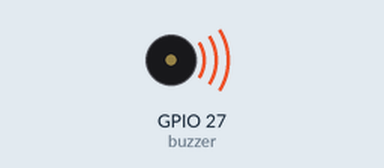
Bench run of a program on a simulated Raspberry Pi (BCM pin numbers). Parts: buzzer (waves = sounding, pin HIGH). What the program prints to the terminal is not drawn. At 12.5 s the program stops and its outputs stay as they are.

Above: at 0.1 s.
At 12.6 s:
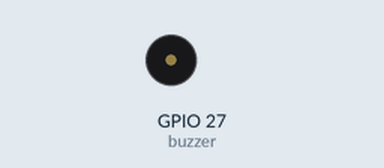
Timing chart, 0 to 14.0 s (numbered marks = the images above):
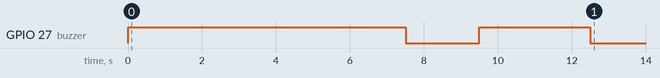

The program:

Buzzer.py
```python
import RPi.GPIO as GPIO
from time import sleep

class Buzzer:

    def __init__(self, pin_gpio, GPIO_AUTO_CONFIG=True):
        if GPIO_AUTO_CONFIG == True:
            GPIO.setmode(GPIO.BCM)
        self.PIN = pin_gpio
        GPIO.setup(self.PIN, GPIO.OUT)
        GPIO.output(self.PIN, GPIO.HIGH)
        sleep(0.5)
        GPIO.output(self.PIN, GPIO.LOW)

    def set_status(self, status='HIGH'):
        status = status.upper()
        if status == 'HIGH':
            GPIO.output(self.PIN, GPIO.HIGH)
        else:
            GPIO.output(self.PIN, GPIO.LOW)

    def get_status(self):
        return GPIO.input(self.PIN)


    def bip(self, interval=0.5):
            GPIO.output(self.PIN, GPIO.HIGH)
            sleep(interval)
            GPIO.output(self.PIN, GPIO.LOW)

    def alarm(self, interval=2):
            self.bip(interval)


#-------------- Test ----------------------------
if __name__ == '__main__':
    print('BUZZER SYSTEM RUNNING...')
    GPIO.setmode(GPIO.BCM)
    buzzer = Buzzer(27)
    buzzer.alarm()
    buzzer.set_status('HIGH')
    sleep(5)
    buzzer.set_status('LOW')
    print(buzzer.get_status())
    sleep(2)
    buzzer.set_status()
    sleep(3)
    print(buzzer.get_status())
    GPIO.cleanup()
    print("\033[31mSystem Finished!\033[m")
```
